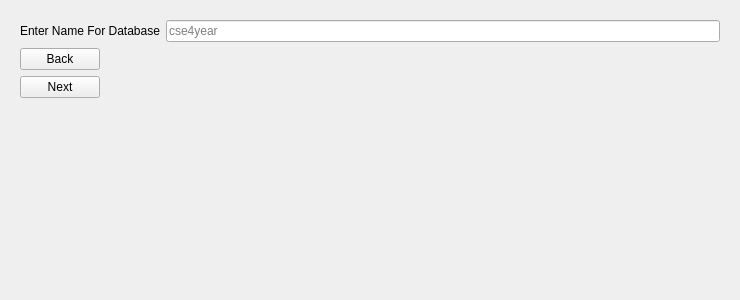
<?xml version="1.0" encoding="UTF-8"?>
<ui version="4.0">
 <class>AddDatabase</class>
 <widget class="QWidget" name="AddDatabase">
  <property name="geometry">
   <rect>
    <x>0</x>
    <y>0</y>
    <width>740</width>
    <height>300</height>
   </rect>
  </property>
  <property name="windowTitle">
   <string>Form</string>
  </property>
  <layout class="QHBoxLayout" name="horizontalLayout">
   <item>
    <widget class="QStackedWidget" name="stackedWidget">
     <widget class="QWidget" name="page">
      <layout class="QFormLayout" name="formLayout">
       <item row="0" column="0">
        <widget class="QLabel" name="label">
         <property name="text">
          <string>Enter Name For Database</string>
         </property>
        </widget>
       </item>
       <item row="0" column="1">
        <widget class="QLineEdit" name="getDatabaseName">
         <property name="placeholderText">
          <string>cse4year</string>
         </property>
        </widget>
       </item>
       <item row="2" column="0">
        <widget class="QPushButton" name="pushButton1">
         <property name="text">
          <string>Next</string>
         </property>
        </widget>
       </item>
       <item row="1" column="0">
        <widget class="QPushButton" name="backToAddDatabase">
         <property name="text">
          <string>Back</string>
         </property>
        </widget>
       </item>
      </layout>
     </widget>
     <widget class="QWidget" name="page_2">
      <widget class="QLabel" name="label_2">
       <property name="geometry">
        <rect>
         <x>520</x>
         <y>140</y>
         <width>63</width>
         <height>20</height>
        </rect>
       </property>
       <property name="text">
        <string>TextLabel</string>
       </property>
      </widget>
     </widget>
    </widget>
   </item>
  </layout>
 </widget>
 <resources/>
 <connections/>
</ui>
